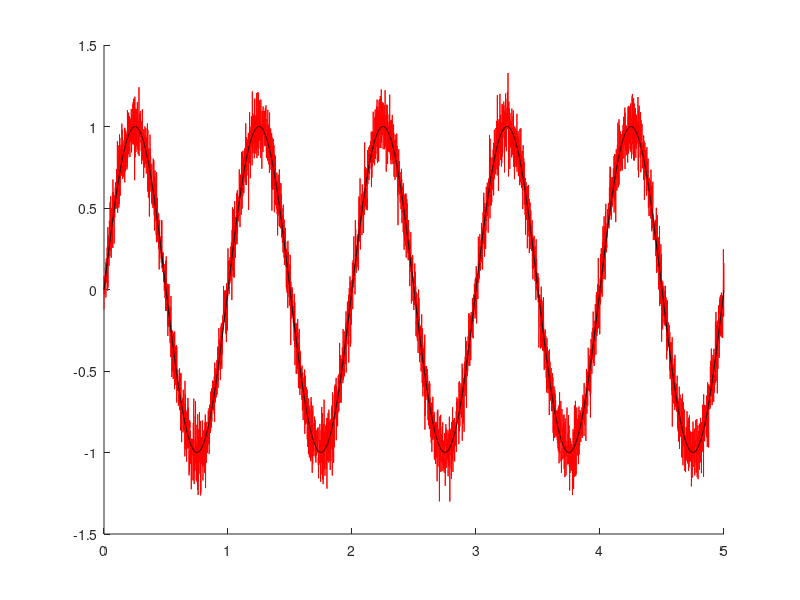

This figure's MATLAB source:
rng default;

T = 5;
fs = 1000;
t = 0:(1/fs):(5 - (1/fs));

y_ = sin(2*pi*t);
y = awgn(y_,20);

figure; hold all;
  plot(t,y,'r');
  plot(t,y_,'k');

fileID = fopen('./filtTestData.txt','w');
fprintf(fileID,'%u\n',numel(t));
for i=1:numel(t)
  fprintf(fileID,'%f\n',y_(i));
end
